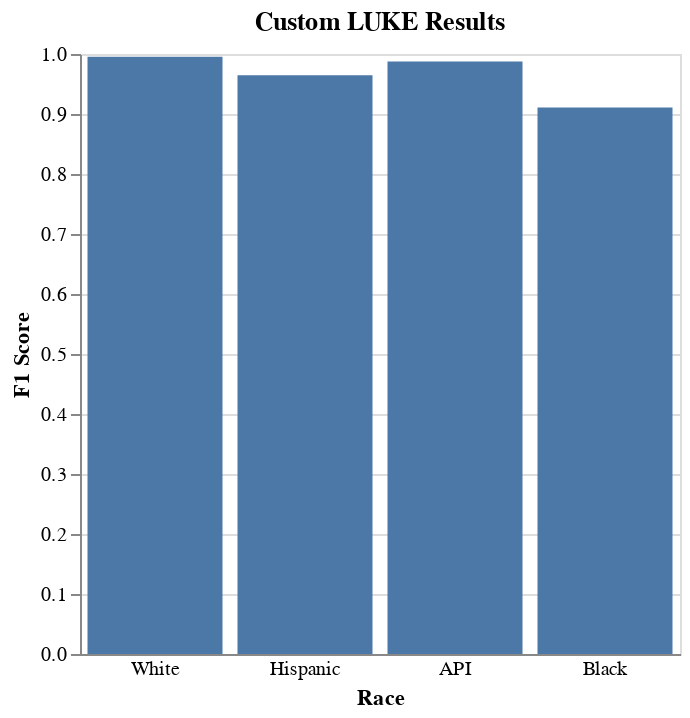

Write notebook code for a chart like this one.
### Code cell
custom_chart

### Figure 1 — Vega-Lite specification as saved in the notebook (floating-point values rounded to 4 significant figures)
{"config": {"view": {"continuousWidth": 400, "continuousHeight": 300}}, "data": {"name": "data-ad0b87c98ebbc6ea483063c7f56edb45"}, "mark": "bar", "encoding": {"x": {"type": "ordinal", "axis": {"labelAngle": 0, "ticks": false}, "field": "Race", "sort": ["White", "Hispanic", "API", "Black"]}, "y": {"type": "quantitative", "axis": {"labelAngle": 0}, "field": "Score", "title": "F1 Score"}}, "height": 300, "title": "Custom LUKE Results", "width": 300, "$schema": "https://vega.github.io/schema/vega-lite/v4.8.1.json", "datasets": {"data-ad0b87c98ebbc6ea483063c7f56edb45": [{"Model": "LUKE-Custom", "Race": "White", "Test Set": "curated-test-white", "Metric": "F1-PER", "Score": 0.9954}, {"Model": "LUKE-Custom", "Race": "Black", "Test Set": "curated-test-black", "Metric": "F1-PER", "Score": 0.911}, {"Model": "LUKE-Custom", "Race": "API", "Test Set": "curated-test-api", "Metric": "F1-PER", "Score": 0.9873}, {"Model": "LUKE-Custom", "Race": "Hispanic", "Test Set": "curated-test-hispanic", "Metric": "F1-PER", "Score": 0.9647}]}}
